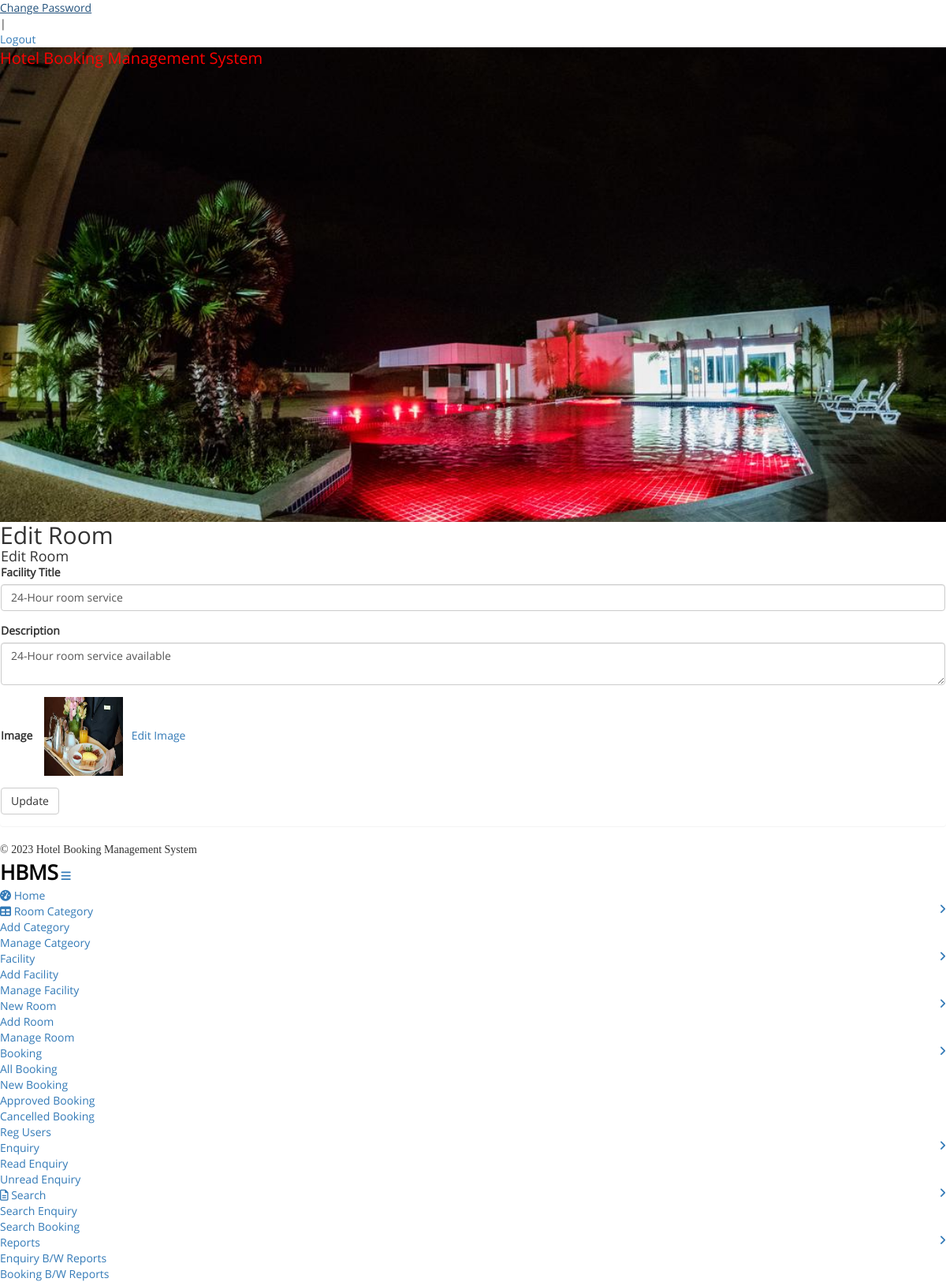
The page /edit_facility/1 (signed in) on the database its author committed.
### hotel/models.py (models this page shows, shortened)
class Facility(models.Model):
    facilitytitle = models.CharField(max_length=100)
    description = models.CharField(max_length=500)
    image = models.FileField()

### hotel/views.py (the view, shortened to what this page needs)
# urls.py: path('edit_facility/<int:pid>',edit_facility,name='edit_facility'),
def edit_facility(request,pid):
    if not request.user.is_authenticated:
        return redirect('login')
    facility = Facility.objects.get(id=pid)
    error = ""
    d = {'error': error,'facility':facility}
    return render(request, 'edit_facility.html',d)

### hotel/templates/edit_facility.html (shortened to what this page needs)
{% load static %}
{% block body %}
<html>
<head>
<link href="{% static 'admin/css/bootstrap.min.css' %}" rel='stylesheet' type='text/css' />
<link href="{% static 'admin/css/style.css' %}" rel='stylesheet' type='text/css' />
<link href="{% static 'admin/css/font-awesome.css' %}" rel="stylesheet">
<link rel="stylesheet" href="{% static 'admin/css/icon-font.min.css' %}" type='text/css' />
</head>
<body>
   <div class="page-container">
	<div class="left-content">
	   <div class="inner-content">
			{% include 'adminheader.html' %}
			<div class="content">
<div class="women_main">
	<div class="grids">
					<div class="progressbar-heading grids-heading">
						<h2>Edit Room</h2>
					</div>
					<div class="panel panel-widget forms-panel">
						<div class="forms">
							<div class="form-grids widget-shadow" data-example-id="basic-forms">
								<div class="form-title">
									<h4>Edit Room</h4>
								</div>
								<div class="form-body">
									<form method="post" enctype="multipart/form-data">
                                          <div class="form-group"> <label for="exampleInputEmail1">Facility Title</label> <input type="text" class="form-control" name="facilitytitle" value="{{facility.facilitytitle}}" required='true'> </div>
                                                    <div class="form-group"> <label for="exampleInputEmail1">Description</label> <textarea type="text" class="form-control" name="description">{{facility.description}}</textarea> </div>
										<div class="form-group"> <label for="exampleInputEmail1">Image</label> &nbsp;&nbsp;
<img src="{{facility.image.url}}" width="100" height="100" >
<a href="{% url 'change_facilityimage' facility.id %}"> &nbsp; Edit Image</a>
										 </div>
         <button type="submit" class="btn btn-default" name="submit">Update</button> </form>
								</div>
							</div>
						</div>
					</div>
				</div>
{% include 'adminfooter.html' %}
</div>
</div>
		</div>
</div>
			{% include 'adminsidebar.html' %}
							</div>
</body>
</html>
{% endblock %}

### hotel/static/css/style.css (style rules this page uses)
body a { transition:0.5s all; -webkit-transition:0.5s all; -moz-transition:0.5s all; -o-transition:0.5s all; -ms-transition:0.5s all; }
h1,h2,h3,h4,h5,h6 { padding:0 0; margin:0 0; }
body { padding:0 0; margin:0 0; font-family: 'OpenSans-Regular' }

### rows shown on the page
Facility: facilitytitle "24-Hour room service", description "24-Hour room service available", image (picture)
